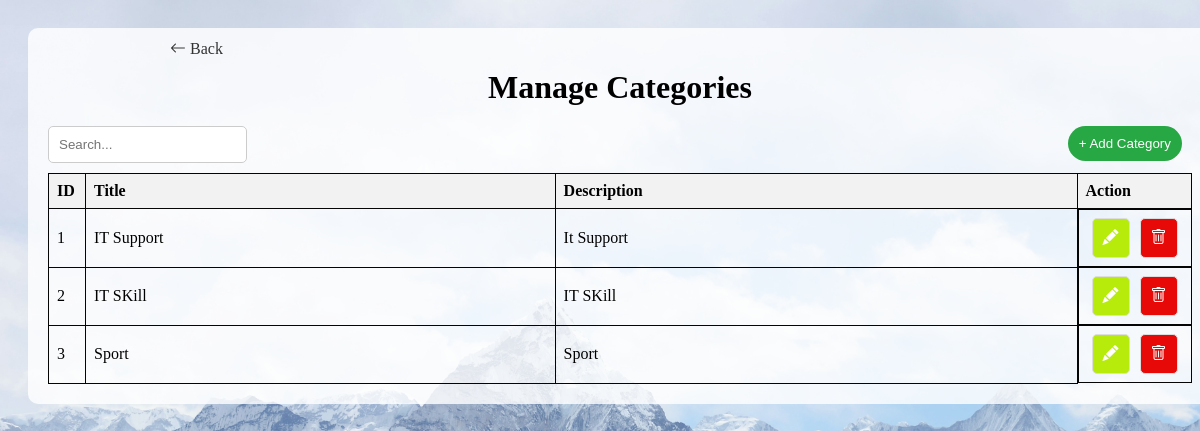
The page /pages/home/category.php on the database its author committed.
### tables this page shows
CREATE TABLE `category` (
  `id` int NOT NULL AUTO_INCREMENT,
  `judul` varchar(255) NOT NULL,
  `deskripsi` text,
  PRIMARY KEY (`id`)
);

### pages/home/category.php (the view, shortened to what this page needs)
<?php
include('../../config/connection.php');
function getCategories($searchQuery = '', $offset = 0, $limit = 10)
{
    global $conn;
    $categories = array();
    $query = "SELECT * FROM category";
    $query .= " LIMIT $limit OFFSET $offset";
    $result = mysqli_query($conn, $query);
    if ($result) {
        while ($row = mysqli_fetch_assoc($result)) {
            $categories[] = $row;
        }
    } else {
        echo "Error retrieving categories: " . mysqli_error($conn);
    }
    return $categories;
}
$query = isset($_GET['query']) ? $_GET['query'] : '';
$page = isset($_GET['page']) ? $_GET['page'] : 1;
$limit = 4;
$offset = ($page - 1) * $limit;
$categoriesData = getCategories($query, $offset, $limit);
?>
<!DOCTYPE html>
<html lang="en">
<head>
    <link rel="stylesheet" href="../../assets/css/category.css?v=1.3">
    <link href="https://cdn.jsdelivr.net/npm/bootstrap-icons@1.8.0/font/bootstrap-icons.css" rel="stylesheet">
</head>
<body>
    <a href="../home/index.php" class="back-button"><i class="bi bi-arrow-left"></i> Back</a>
    <div class="container">
        <h1>Manage Categories</h1>
        <button id="addCategoryBtn" onclick="openAddCategoryModal()">+ Add Category</button>
        <form action="" method="GET">
            <div class="search-container">
                <input name="query" type="text" placeholder="Search..." value="<?php echo htmlspecialchars($query); ?>">
            </div>
        </form>
        <table id="categories-table">
            <thead>
                <tr>
                    <th style="width: 20px;">ID</th>
                    <th>Title</th>
                    <th>Description</th>
                    <th style="width: 50px;">Action</th>
                </tr>
            </thead>
            <tbody>
                <?php if (count($categoriesData) > 0) : ?>
                    <?php foreach ($categoriesData as $category) : ?>
                        <tr>
                            <td><?php echo $category['id']; ?></td>
                            <td><?php echo $category['judul']; ?></td>
                            <td><?php echo $category['deskripsi']; ?></td>
                            <td class="action-buttons">
                                <a href="#" class="edit" onclick="openEditModal(<?php echo $category['id']; ?>)"><i class="bi bi-pencil-fill"></i></a>
                                <a href="#" class="delete" onclick="openDeleteConfirmationModal(<?php echo $category['id']; ?>, '<?php echo $category['judul']; ?>')"><i class="bi bi-trash"></i></a>
                            </td>
                        </tr>
                    <?php endforeach; ?>
                <?php else : ?>
                    <tr>
                        <td colspan="4" style="text-align: center;">Data not found.</td>
                    </tr>
                <?php endif; ?>
            </tbody>
        </table>
    </div>
</body>
</html>

### assets/css/category.css (style rules this page uses)
#categories-table { width: 100%; border-collapse: collapse; margin-top: 20px; }
#categories-table th, #categories-table td { border: 1px solid #050505; padding: 8px; text-align: left; }
#categories-table th { background-color: #f2f2f2; }
.action-buttons { display: flex; justify-content: space-between; }
.action-buttons a { padding: 5px 10px; text-decoration: none; color: #333; background-color: #f2f2f2; border: 1px solid #ddd; border-radius: 3px; }
body { background-image: url('../../image_background/gunung_background.jpg'); background-size: cover; background-repeat: no-repeat; background-attachment: fixed; padding: 20px; }
.container { max-width: 1350px; width: 100%; background-color: rgba(255, 255, 255, 0.8); padding: 20px; border-radius: 10px; text-align: center; margin: 0 auto; }
h1 { margin-bottom: 20px; }
.action-buttons a { padding: 5px; text-decoration: none; border-radius: 50%; margin: 0 5px; }
.action-buttons a.edit { background-color: #b7eb0c; color: #fff; border-radius: 5px; text-decoration: none; padding: 10px; cursor: pointer; margin-right: 5px; }
.action-buttons a.delete { background-color: #e70808; color: #fff; border-radius: 5px; text-decoration: none; padding: 10px; cursor: pointer; margin-right: 5px; }
.search-container { position: relative; width: fit-content; }
.search-container input[type=text] { width: 100%; padding: 10px; margin-bottom: -10px; border-radius: 5px; border: 1px solid #ccc; box-sizing: border-box; }
.back-button { position: absolute; left: 170px; top: 40px; text-decoration: none; color: #333; }
#addCategoryBtn { background-color: #28a745; }
#addCategoryBtn, #user-btn { display: block; width: 10%; float: right; padding: 10px; color: #fff; border: none; border-radius: 100px; cursor: pointer; margin: 0 auto 10px auto; margin-right: 10px; }

### rows shown on the page
category: id "1", judul "IT Support", deskripsi "It Support"
category: id "2", judul "IT SKill", deskripsi "IT SKill"
category: id "3", judul "Sport", deskripsi "Sport"
